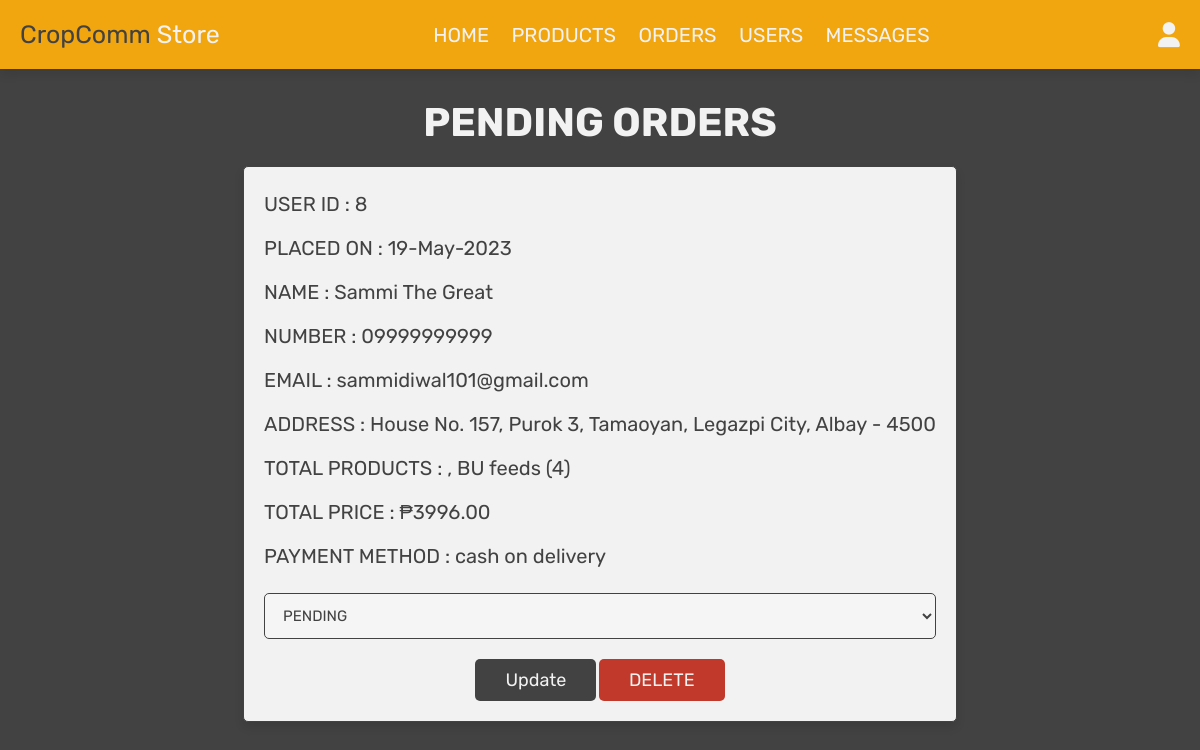
The app's page /admin_pendingorders.php (signed in) with its own data.
### tables this page shows
CREATE TABLE `orders` (
  `id` int(11) NOT NULL,
  `user_id` int(11) NOT NULL,
  `name` varchar(100) NOT NULL,
  `number` varchar(12) NOT NULL,
  `email` varchar(100) NOT NULL,
  `method` varchar(50) NOT NULL,
  `address` varchar(500) NOT NULL,
  `total_products` varchar(1000) NOT NULL,
  `total_price` int(11) NOT NULL,
  `placed_on` varchar(50) NOT NULL,
  `payment_status` varchar(20) NOT NULL DEFAULT 'pending'
);

### admin_pendingorders.php (the view, shortened to what this page needs)
<?php
include 'config.php';
?>
<!DOCTYPE html>
<html lang="en">
<head>
   <link rel="stylesheet" href="https://cdnjs.cloudflare.com/ajax/libs/font-awesome/6.0.0/css/all.min.css">
   <link rel="stylesheet" href="css/adminstyle.css">
</head>
<body>
<?php include 'admin_header.php'; ?>
<section class="orders">
   <h1 class="title">Pending Orders</h1>
   <div class="box-container">
      <?php
      $select_orders = mysqli_query($conn, "SELECT * FROM `orders`WHERE payment_status = 'Pending'") or die('Query failed!');
      if(mysqli_num_rows($select_orders) > 0){
         while($fetch_orders = mysqli_fetch_assoc($select_orders)){
      ?>
      <div class="box">
         <p> USER ID : <span><?php echo $fetch_orders['user_id']; ?></span> </p>
         <p> PLACED ON : <span><?php echo $fetch_orders['placed_on']; ?></span> </p>
         <p> NAME : <span><?php echo $fetch_orders['name']; ?></span> </p>
         <p> NUMBER : <span><?php echo $fetch_orders['number']; ?></span> </p>
         <p> EMAIL : <span><?php echo $fetch_orders['email']; ?></span> </p>
         <p> ADDRESS : <span><?php echo $fetch_orders['address']; ?></span> </p>
         <p> TOTAL PRODUCTS : <span><?php echo $fetch_orders['total_products']; ?></span> </p>
         <p> TOTAL PRICE : <span>₱<?php echo $fetch_orders['total_price']; ?>.00</span> </p>
         <p> PAYMENT METHOD : <span><?php echo $fetch_orders['method']; ?></span> </p>
         <form action="" method="post">
            <select name="update_payment">
               <option value="Pending">PENDING</option>
            </select>
            <input type="submit" value="update" name="update_order" class="option-btn">
            <a href="admin_orders.php?delete=<?php echo $fetch_orders['id']; ?>" onclick="return CONFIRM('delete this order?');" class="delete-btn">DELETE</a>
         </form>
      </div>
      <?php
         }
      }else{
         echo '<p class="empty">No Pending Orders</p>';
      }
      ?>
   </div>
</section>
</body>
</html>

### css/adminstyle.css (style rules this page uses)
:root { --pink:#ea0f8f; --blue:#2a0475; --purple:#8e44ad; --red:#c0392b; --orange:#f1a50f; --black:#424242; --white:#f2f2f2; --gray: #6a6c70; --light-gray :#8a8d93; --light-color:#616161; --light-white:#ccc; --light-bg:#f5f5f5; --box-shadow:.5rem .5rem 0 #53bbd2; --border:.2rem solid var(--light-color); --border:.1rem solid var(--black); --box-shadow:0 .5rem 1rem 0 rgba(0, 0, 0,.1); }
* { font-family: 'Rubik', sans-serif; margin:0; padding:0; box-sizing: border-box; outline: none; border:none; text-decoration: none; }
p { line-height: 1.7; }
i, span, strong { display: inline-block; }
input { outline: none; }
html { font-size: 62.5%; overflow-x: hidden; }
body { background-color: var(--black); position: relative; }
section { padding:3rem 2rem; }
.title { text-align: center; margin-bottom: 2rem; text-transform: uppercase; color:var(--white); font-size: 4rem; }
.btn, .option-btn, .delete-btn, .white-btn { display: inline-block; margin-top: 1rem; padding:1rem 3rem; cursor: pointer; color:var(--white); font-size: 1.8rem; border-radius: .5rem; text-transform: capitalize; }
.option-btn { background-color: var(--black); }
.delete-btn { background-color: var(--red); }
.orders .box-container { display: table; grid-template-columns: repeat(auto-fit, 25rem); justify-content: center; gap:1.5rem; max-width: 1200px; margin:0 auto; align-items: flex-start; }
.orders .box-container .box { background-color: var(--white); padding:2rem; border:var(--border); box-shadow: var(--box-shadow); border-radius: .5rem; }
.orders .box-container .box p { padding-bottom: 1rem; font-size: 2rem; color:var(--black); }
.orders .box-container .box p span { color:var(--black); }
.orders .box-container .box form { text-align: center; }
.orders .box-container .box form select { border-radius: .5rem; margin:1rem 0; width: 100%; background-color: var(--light-bg); border:var(--border); padding:1.2rem 1.4rem; font-size: 1.5rem; color:var(--black); }

### records on screen
orders: user "8", placed_on "19-May-2023", name "Sammi The Great", number "09999999999", email "sammidiwal101@gmail.com", address "House No. 157, Purok 3, Tamaoyan, Legazpi City, Albay - 4500", total_products ", BU feeds (4)", total_price "3996", method "cash on delivery"
